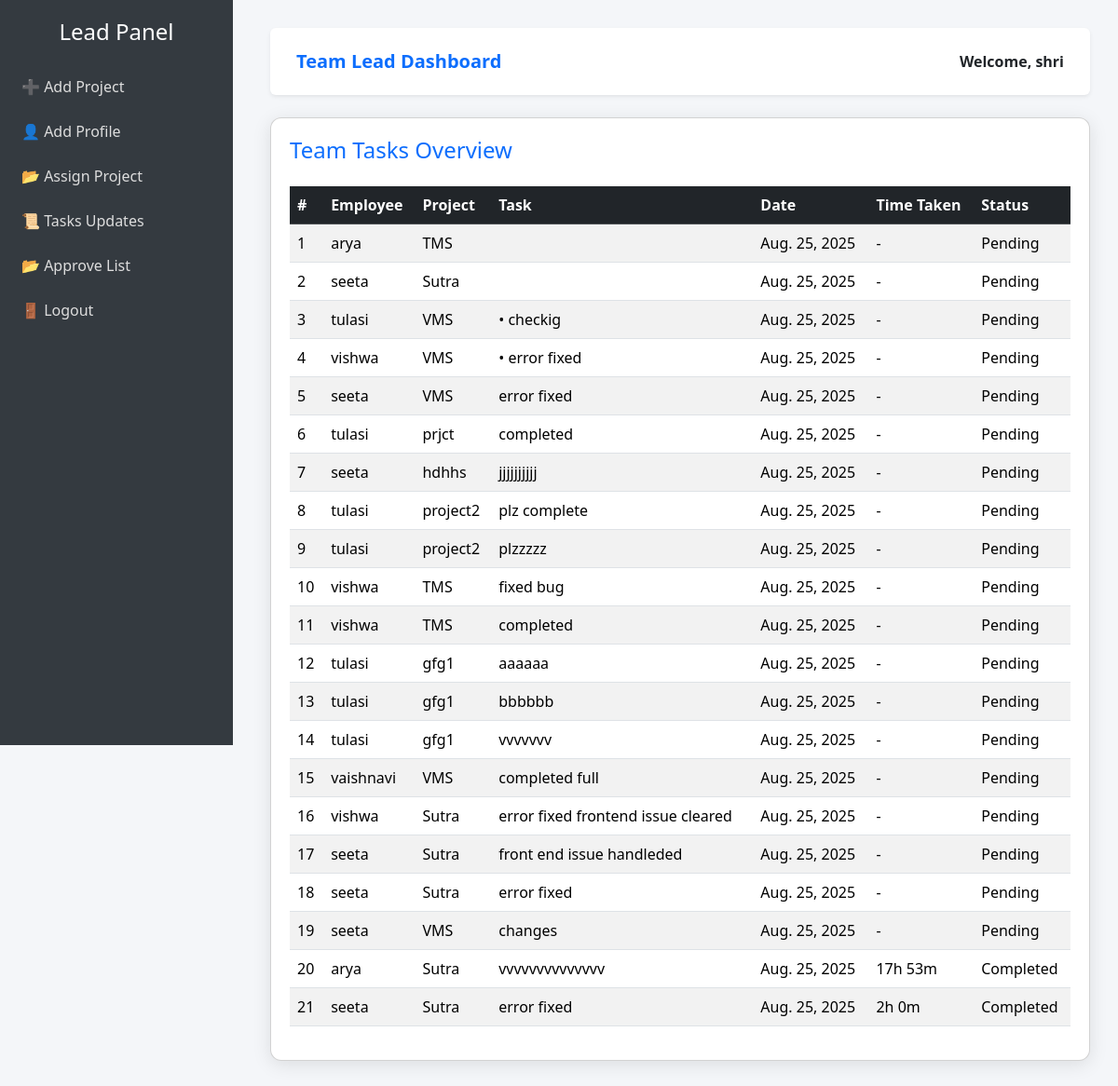
The page /team_lead_task_view/ (signed in) on the database its author committed.
### standup/models.py (models this page shows, shortened)
class User(AbstractUser):
    ROLE_CHOICES = (
        ('employee', 'Employee'),
        ('lead', 'Tech Lead'),
    )
    role = models.CharField(max_length=10, choices=ROLE_CHOICES, blank=True,null=True)
    is_approved = models.BooleanField(default=False)
    is_pending = models.BooleanField(default=True)

class DailyUpdates(models.Model):
    user = models.ForeignKey(User, on_delete=models.CASCADE)
    project = models.ForeignKey(Project, on_delete=models.CASCADE)
    task_description = models.TextField()
    task_date = models.DateField(default=timezone.localdate)
    time_taken = models.DurationField(null=True,blank=True)
    status = models.CharField(
    max_length=20,
    choices=[('completed','Completed'),('pending','Pending')],
    default='pending'
    )

class Project(models.Model):
    name =  models.CharField(max_length=100,unique=True)
    description = models.TextField()
    lead = models.ForeignKey(User, on_delete=models.CASCADE, related_name="leading_projects", limit_choices_to={'role': 'lead'})

### standup/views.py (the view)
# urls.py: path('team_lead_task_view/',team_lead_task_view,name='team_lead_task_view'),
@login_required(login_url='login')
def team_lead_task_view(request):
    tasks = DailyUpdates.objects.select_related('user', 'project').order_by('-task_date')
    for task in tasks:
        if task.time_taken:
            total_seconds = task.time_taken.total_seconds()
            hours = int(total_seconds // 3600)
            minutes = int((total_seconds % 3600) // 60)
            task.time_taken_str = f"{hours}h {minutes}m"
        else:
            task.time_taken_str = "-"
    return render(request, 'lead_taskupdates.html', {'tasks': tasks})

### standup/templates/lead_taskupdates.html (shortened to what this page needs)
<!DOCTYPE html>
<html lang="en">
<head>
  <link href="https://cdn.jsdelivr.net/npm/bootstrap@5.3.2/dist/css/bootstrap.min.css" rel="stylesheet">
</head>
<body>
<div class="sidebar">
  <h4>Lead Panel</h4>
  <a href="{% url 'add_project' %}">➕ Add Project</a>
  <a href="{% url 'add_profile' %}">👤 Add Profile</a>
  <a href="{% url 'assign_project' %}">📂 Assign Project</a>
  <a href="{% url 'team_lead_task_view' %}">📜 Tasks Updates</a>
  <a href="{% url 'approval_list' %}">📂 Approve List</a>
  <a href="{% url 'logout_view' %}">🚪 Logout</a>
</div>
<div class="content">
  <nav class="navbar navbar-light bg-white shadow-sm mb-4 p-3 rounded">
    <div class="container d-flex justify-content-between align-items-center">
      <a class="navbar-brand">Team Lead Dashboard</a>
      <span class="fw-bold">Welcome, {{ request.user.username }}</span>
    </div>
  </nav>
  <div class="card">
    <h4 class="mb-4 text-primary">Team Tasks Overview</h4>
    <div class="table-responsive">
      <table class="table table-striped table-hover align-middle">
        <thead class="table-dark">
          <tr>
            <th>#</th>
            <th>Employee</th>
            <th>Project</th>
            <th>Task</th>
            <th>Date</th>
            <th>Time Taken</th>
            <th>Status</th>
          </tr>
        </thead>
        <tbody>
          {% for task in tasks %}
          <tr>
            <td>{{ forloop.counter }}</td>
            <td>{{ task.user.username }}</td>
            <td>{{ task.project.name }}</td>
            <td>{{ task.task_description }}</td>
            <td>{{ task.task_date }}</td>
            <td>{{ task.time_taken_str }}</td>
            <td class="status-{{ task.status }}">{{ task.status|capfirst }}</td>
          </tr>
          {% empty %}
          <tr>
            <td colspan="7" class="text-center">No tasks submitted yet.</td>
          </tr>
          {% endfor %}
        </tbody>
      </table>
    </div>
  </div>
</div>
</body>
</html>

### standup/templates/lead_taskupdates.html (style rules this page uses)
body { font-family: 'Segoe UI', Tahoma, Geneva, Verdana, sans-serif; background-color: #f4f6f9; }
.sidebar { height: 100vh; width: 250px; position: fixed; top: 0; left: 0; background-color: #343a40; padding-top: 20px; }
.sidebar h4 { color: #fff; text-align: center; margin-bottom: 20px; }
.sidebar a { display: block; padding: 12px 20px; color: #ddd; text-decoration: none; border-left: 3px solid transparent; transition: 0.3s; }
.content { margin-left: 260px; padding: 30px; }
.navbar-brand { font-weight: bold; color: #0d6efd !important; }
.card { border-radius: 12px; box-shadow: 0 4px 20px rgba(0,0,0,0.1); padding: 20px; background-color: #fff; }
table th, table td { vertical-align: middle !important; }
.status-completed { color: #198754; font-weight: 500; }
.status-pending { color: #ffc107; font-weight: 500; }

### rows shown on the page
User: user.username "shri"
DailyUpdates: user.username "arya", project.name "TMS", task_date "Aug. 25, 2025", time_taken_str "-", status "Pending"
DailyUpdates: user.username "seeta", project.name "Sutra", task_date "Aug. 25, 2025", time_taken_str "-", status "Pending"
DailyUpdates: user.username "tulasi", project.name "VMS", task_description "• checkig", task_date "Aug. 25, 2025", time_taken_str "-", status "Pending"
DailyUpdates: user.username "vishwa", project.name "VMS", task_description "• error fixed", task_date "Aug. 25, 2025", time_taken_str "-", status "Pending"
DailyUpdates: user.username "seeta", project.name "VMS", task_description "error fixed", task_date "Aug. 25, 2025", time_taken_str "-", status "Pending"
DailyUpdates: user.username "tulasi", project.name "prjct", task_description "completed", task_date "Aug. 25, 2025", time_taken_str "-", status "Pending"
DailyUpdates: user.username "seeta", project.name "hdhhs", task_description "jjjjjjjjjj", task_date "Aug. 25, 2025", time_taken_str "-", status "Pending"
DailyUpdates: user.username "tulasi", project.name "project2", task_description "plz complete", task_date "Aug. 25, 2025", time_taken_str "-", status "Pending"
DailyUpdates: user.username "tulasi", project.name "project2", task_description "plzzzzz", task_date "Aug. 25, 2025", time_taken_str "-", status "Pending"
DailyUpdates: user.username "vishwa", project.name "TMS", task_description "fixed bug", task_date "Aug. 25, 2025", time_taken_str "-", status "Pending"
DailyUpdates: user.username "vishwa", project.name "TMS", task_description "completed", task_date "Aug. 25, 2025", time_taken_str "-", status "Pending"
DailyUpdates: user.username "tulasi", project.name "gfg1", task_description "aaaaaa", task_date "Aug. 25, 2025", time_taken_str "-", status "Pending"
DailyUpdates: user.username "tulasi", project.name "gfg1", task_description "bbbbbb", task_date "Aug. 25, 2025", time_taken_str "-", status "Pending"
DailyUpdates: user.username "tulasi", project.name "gfg1", task_description "vvvvvvv", task_date "Aug. 25, 2025", time_taken_str "-", status "Pending"
DailyUpdates: user.username "vaishnavi", project.name "VMS", task_description "completed full", task_date "Aug. 25, 2025", time_taken_str "-", status "Pending"
DailyUpdates: user.username "vishwa", project.name "Sutra", task_description "error fixed frontend issue cleared", task_date "Aug. 25, 2025", time_taken_str "-", status "Pending"
DailyUpdates: user.username "seeta", project.name "Sutra", task_description "front end issue handleded", task_date "Aug. 25, 2025", time_taken_str "-", status "Pending"
DailyUpdates: user.username "seeta", project.name "Sutra", task_description "error fixed", task_date "Aug. 25, 2025", time_taken_str "-", status "Pending"
DailyUpdates: user.username "seeta", project.name "VMS", task_description "changes", task_date "Aug. 25, 2025", time_taken_str "-", status "Pending"
DailyUpdates: user.username "arya", project.name "Sutra", task_description "vvvvvvvvvvvvvv", task_date "Aug. 25, 2025", time_taken_str "17h 53m", status "Completed"
DailyUpdates: user.username "seeta", project.name "Sutra", task_description "error fixed", task_date "Aug. 25, 2025", time_taken_str "2h 0m", status "Completed"
